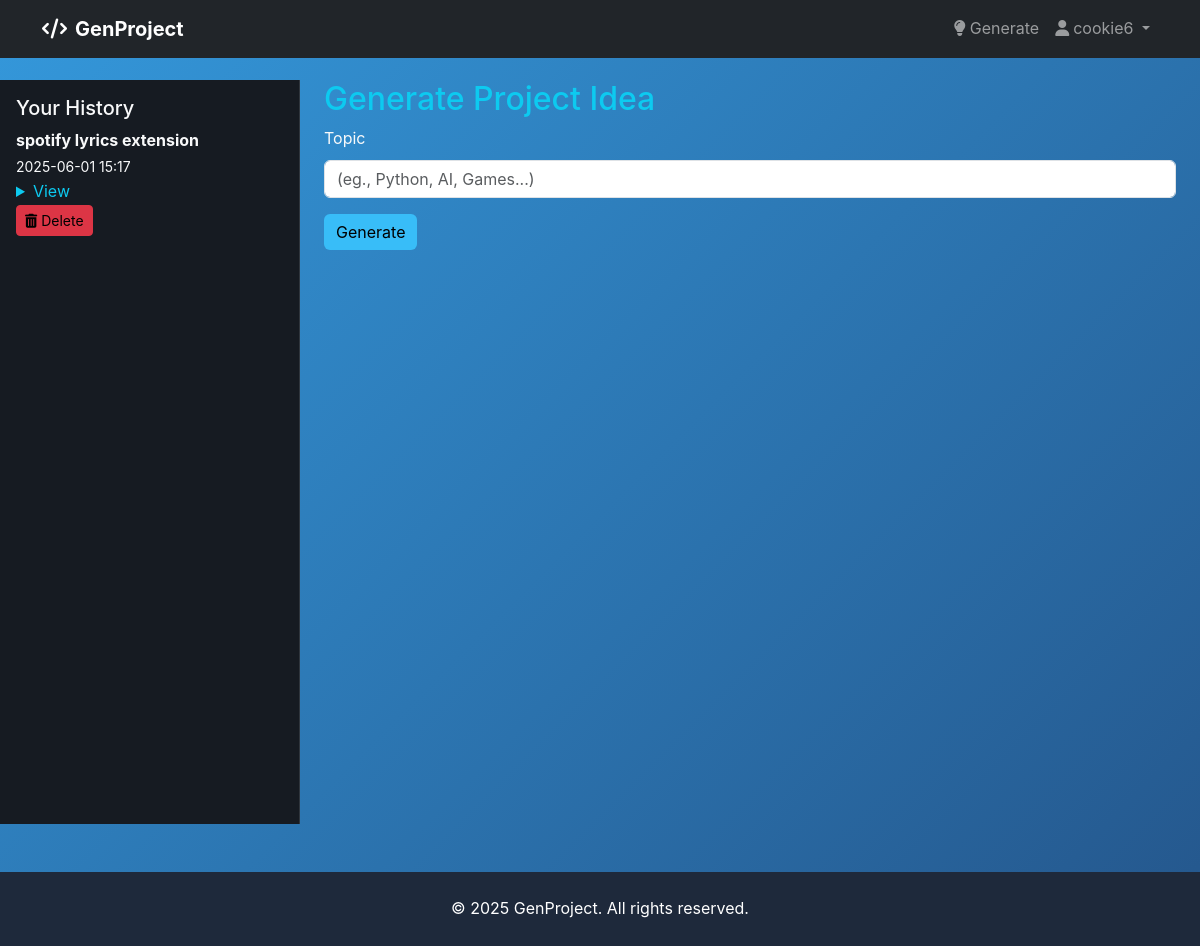
Before: /generate (signed in) with the older database file.
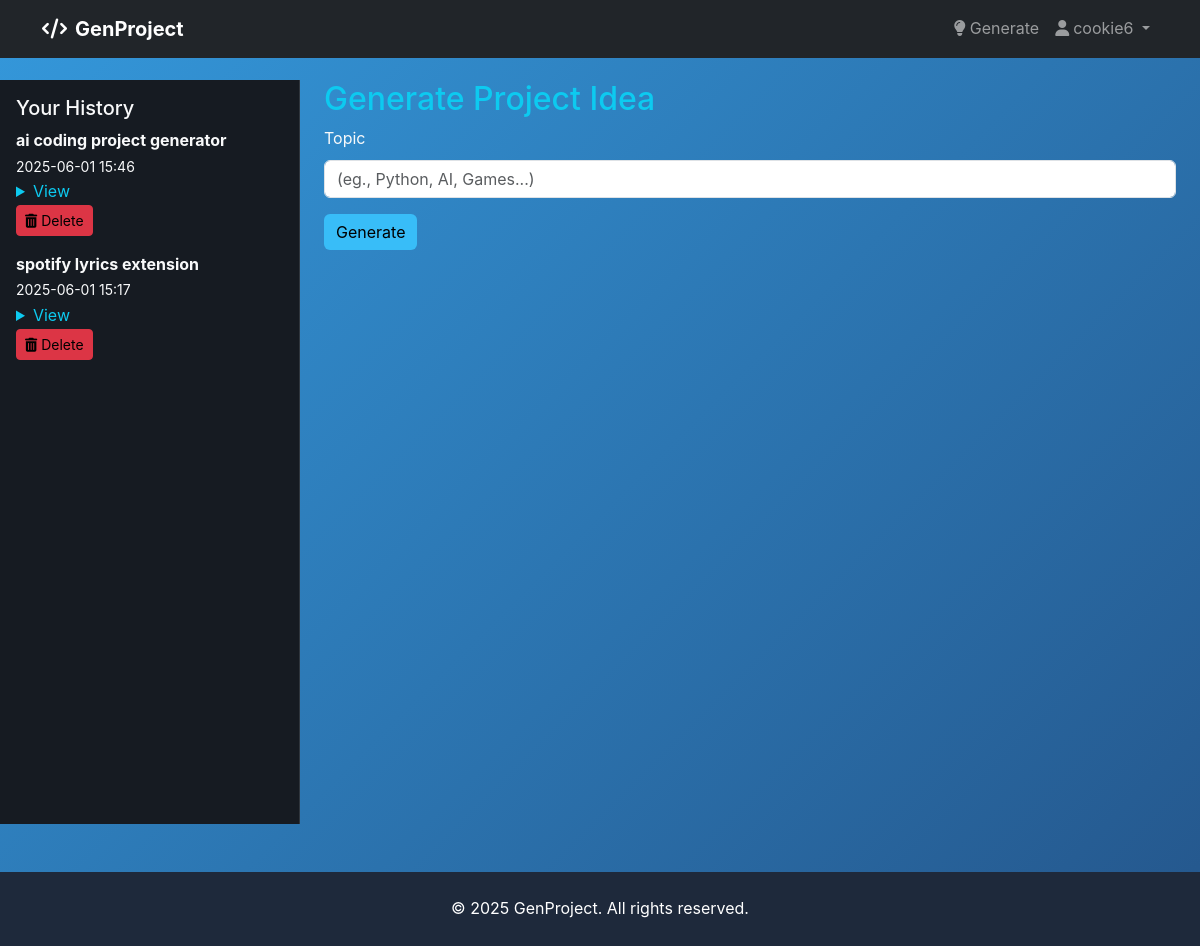
After: the same page with the newer database file.
### app.py (models this page shows, shortened)
class ProjectIdea(db.Model):
    id = db.Column(db.Integer, primary_key=True)
    user_id = db.Column(db.Integer, db.ForeignKey('user.id'), nullable=False)
    topic = db.Column(db.String(100), nullable=False)
    content = db.Column(db.Text, nullable=False)
    timestamp = db.Column(db.DateTime, default=datetime.now)

### app.py (the view, shortened to what this page needs)
@app.route('/generate', methods=['GET', 'POST'])
@login_required
def generate():
    form = GenerateForm()
    idea = None
    topic = None
    history = ProjectIdea.query.filter_by(user_id=session["user_id"]).order_by(ProjectIdea.timestamp.desc()).all()
    rendered_idea = Markup(markdown.markdown(idea)) if idea else None
    return render_template("generate.html", form=form, idea=rendered_idea, topic=topic, history=history)

### app.py
class GenerateForm(FlaskForm):
    topic = StringField('Topic', validators=[DataRequired(), Length(max=200)])
    submit = SubmitField('Generate')

### utils.py (called while the page is built)
def login_required(f):
    @wraps(f)
    def decorated_function(*args, **kwargs):
        if 'user_id' not in session:
            flash("Please login to access this page.", "warning")
            return redirect(url_for("login"))
        return f(*args, **kwargs)
    return decorated_function

### templates/generate.html (shortened to what this page needs)
{% extends 'base.html' %}
{% block content %}
<div class="container-fluid">
    <div class="row">
        <div class="col-md-3 p-0">
            <div class="sidebar-wrapper" id="sidebar">
                <h5>Your History</h5>
                {% if history %}
                    {% for h in history %}
                        <div class="mb-3">
                            <strong>{{ h.topic }}</strong><br>
                            <small>{{ h.timestamp.strftime('%Y-%m-%d %H:%M') }}</small>
                            <details>
                                <summary class="text-info">View</summary>
                            </details>
                            <button class="btn btn-sm btn-danger delete-idea" data-idea-id="{{ h.id }}">
                                <i class="fa-solid fa-trash-can"></i> Delete
                            </button>
                        </div>
                    {% endfor %}
                {% else %}
                    <p class="text-muted">No history yet</p>
                {% endif %}
            </div>
        </div>
        <div class="col-md-9 offset-md-0 px-4">
            <h2 class="text-info">Generate Project Idea</h2>
            <form method="POST" class="mb-4">
                <div class="mb-3">
                    <label for="topic" class="form-label">{{ form.topic.label }}</label>
                    {{ form.topic(class="form-control", placeholder="(eg., Python, AI, Games...)") }}
                </div>
                {{ form.submit(class="btn btn-primary") }}
            </form>
        </div>
    </div>
</div>
<div class="position-fixed bottom-0 end-0 p-3" style="z-index: 11">
</div>
{% endblock %}

### templates/base.html (shortened to what this page needs)
<!DOCTYPE html>
<html lang="en">
<head>
    <link href="https://cdn.jsdelivr.net/npm/bootstrap@5.3.3/dist/css/bootstrap.min.css" rel="stylesheet">
    <link rel="stylesheet" href="{{ url_for('static', filename='styles.css') }}">
    <link rel="stylesheet" href="https://cdnjs.cloudflare.com/ajax/libs/font-awesome/6.4.0/css/all.min.css">
</head>
<body>
    <nav class="navbar navbar-expand-lg navbar-dark bg-dark fixed-top">
        <div class="container">
            <a class="navbar-brand fw-bold" href="{{ url_for('index') }}">
                <i class="fas fa-code me-2"></i>GenProject
            </a>
            <div class="collapse navbar-collapse" id="navbarNav">
                <ul class="navbar-nav ms-auto">
                    {% if session.get("user_id") %}
                        <li class="nav-item">
                            <a class="nav-link" href="{{ url_for('generate') }}">
                                <i class="fas fa-lightbulb me-1"></i>Generate
                            </a>
                        </li>
                        <li class="nav-item dropdown">
                            <a href="#" class="nav-link dropdown-toggle" role="button" data-bs-toggle="dropdown">
                                <i class="fas fa-user me-1"></i>{{ session.get("username", "User") }}
                            </a>
                        </li>
                    {% endif %}
                </ul>
            </div>
        </div>
    </nav>
    <main class="main-content">
        {% block content %}{% endblock %}
    </main>
    <footer class="footer text-center py-4 mt-5">
        <div class="container">
            <p class="mb-0">© 2025 GenProject. All rights reserved.</p>
        </div>
    </footer>
</body>
</html>

### static/styles.css (style rules this page uses)
body { color: white; }
h1, h2 { color: #38bdf8; }
a { text-decoration: none; }
.btn-primary, .btn-success { background-color: #38bdf8; border: none; }
footer { position: relative; width: 100%; text-align: center; padding: 20px; background-color: #1e293b; color: white; margin-top: 40px; }
:root { --primary-gradient: linear-gradient(135deg, #667eea 0%, #764ba2 100%); --secondary-gradient: linear-gradient(135deg, #f093fb 0%, #f5576c 100%); --accent-gradient: linear-gradient(135deg, #4facfe 0%, #00f2fe 100%); --glass-bg: rgba(255, 255, 255, 0.1); --glass-border: rgba(255, 255, 255, 0.2); --text-primary: #1a1a2e; --text-secondary: #6c757d; --backdrop-blur: blur(20px); }
* { margin: 0; padding: 0; box-sizing: border-box; }
body { font-family: 'Inter', sans-serif; background: linear-gradient(135deg, #3498db 0%, #15153d 50%, #2f3548 100%); background-size: 400% 400%; animation: gradientShift 15s ease infinite; overflow-x: hidden; line-height: 1.6; }
.main-content { margin-top: 5rem; }

### templates/generate.html (style rules this page uses)
body { background-color: #0d1117; color: #f8f9fa; }
.form-control, .btn { color: #000; }
.sidebar-wrapper { background-color: #161b22; border-right: 1px solid #30363d; height: 100vh; overflow-y: auto; padding: 1rem; max-height: calc(100vh - 56px); overflow-y: auto; }

Changed rows visible on the page:
added ProjectIdea: topic "ai coding project generator", timestamp "2025-06-01 15:46"
